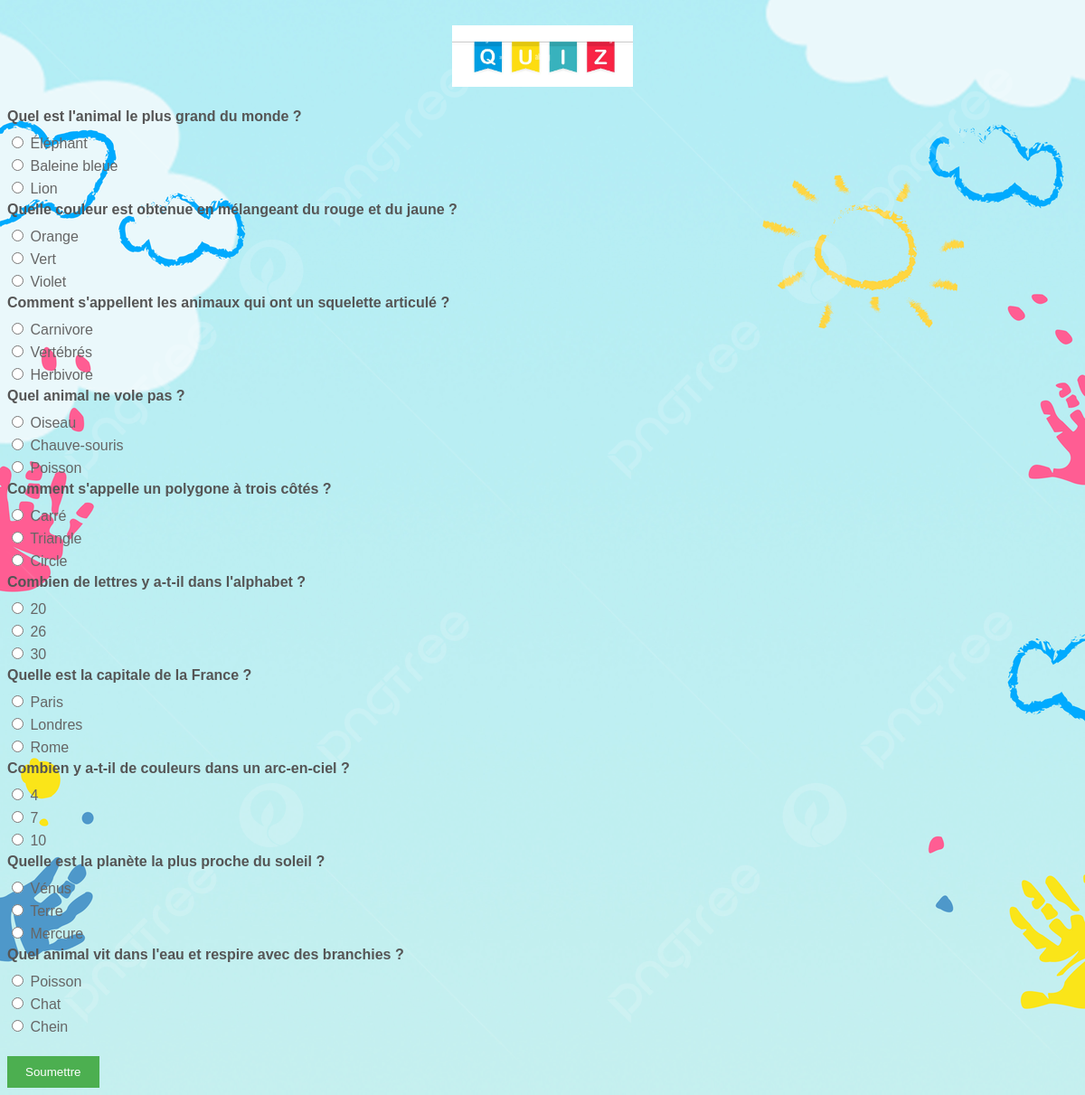
Screenshot of /quiz.php with the database file from the repository.
### tables this page shows
CREATE TABLE `questions` (
  `id` int(11) NOT NULL,
  `question` varchar(255) DEFAULT NULL
);

CREATE TABLE `reponses` (
  `id` int(11) NOT NULL,
  `question_id` int(11) DEFAULT NULL,
  `reponse` varchar(255) DEFAULT NULL,
  `correcte` tinyint(1) DEFAULT NULL
);

### quiz.php (the view, shortened to what this page needs)
<?php
$servername = "localhost";
$username = "root";
$password = "";
$dbname = "sign_in";
$conn = new mysqli($servername, $username, $password, $dbname);
$sql = "SELECT * FROM questions";
$result = $conn->query($sql);
$quiz = array();
if ($result->num_rows > 0) {
    while ($row = $result->fetch_assoc()) {
        $question = array(
            "id" => $row["id"],
            "question" => $row["question"],
            "reponses" => array()
        );
        $questionId = $row["id"];
        $sql = "SELECT * FROM reponses WHERE question_id = $questionId";
        $responseResult = $conn->query($sql);
        if ($responseResult->num_rows > 0) {
            while ($responseRow = $responseResult->fetch_assoc()) {
                $response = array(
                    "id" => $responseRow["id"],
                    "reponse" => $responseRow["reponse"],
                    "correcte" => $responseRow["correcte"]
                );
                $question["reponses"][] = $response;
            }
        }
        $quiz[] = $question;
    }
}
?>
<!DOCTYPE html>
<html>
<head>
</head>
<body>
    <div class="title">
        <img src="image/image-222.jpg" alt="Logo de la Page">
    </div>
    <?php if (empty($_POST)) { ?>
        <form method="post" action="<?php echo $_SERVER['PHP_SELF']; ?>">
            <?php foreach ($quiz as $question) { ?>
                <div class="question"><?php echo $question["question"]; ?></div>
                <?php foreach ($question["reponses"] as $response) { ?>
                    <div class="reponse">
                        <input type="radio" name="question_<?php echo $question["id"]; ?>" value="<?php echo $response["id"]; ?>">
                        <?php echo $response["reponse"]; ?>
                    </div>
                <?php } ?>
            <?php } ?>
            <br>
            <input type="submit" value="Soumettre">
        </form>
    <?php } else { ?>
        <h2>Votre score : <?php echo $score; ?>/<?php echo count($quiz); ?></h2>
    <?php } ?>
</body>
</html

### quiz.php (style rules this page uses)
body { background-image: url('image/aaa.jpg'); background-size: cover; background-repeat: no-repeat; font-family: Arial, sans-serif; }
.title { text-align: center; padding: 20px; }
.title img { width: 200px; height: auto; }
.question { font-weight: bold; margin-bottom: 10px; color: #555555; }
.reponse { margin-bottom: 5px; color: #666666; }
input[type="submit"] { background-color: #4caf50; color: #ffffff; padding: 10px 20px; border: none; cursor: pointer; }

### rows the page displays
questions: question "Quel est l'animal le plus grand du monde ?"
reponses: reponse "Éléphant"
reponses: reponse "Baleine bleue"
reponses: reponse "Lion"
questions: question "Quelle couleur est obtenue en mélangeant du rouge et du jaune ?"
reponses: reponse "Orange"
reponses: reponse "Vert"
reponses: reponse "Violet"
questions: question "Comment s'appellent les animaux qui ont un squelette articulé ?"
reponses: reponse "Carnivore"
reponses: reponse "Vertébrés"
reponses: reponse "Herbivore"
questions: question "Quel animal ne vole pas ?"
reponses: reponse "Oiseau"
reponses: reponse "Chauve-souris"
reponses: reponse "Poisson"
questions: question "Comment s'appelle un polygone à trois côtés ?"
reponses: reponse "Carré"
reponses: reponse "Triangle"
reponses: reponse "Circle"
questions: question "Combien de lettres y a-t-il dans l'alphabet ?"
reponses: reponse "20"
reponses: reponse "26"
reponses: reponse "30"
questions: question "Quelle est la capitale de la France ?"
reponses: reponse "Paris"
reponses: reponse "Londres"
reponses: reponse "Rome"
questions: question "Combien y a-t-il de couleurs dans un arc-en-ciel ?"
reponses: reponse "4"
reponses: reponse "7"
reponses: reponse "10"
questions: question "Quelle est la planète la plus proche du soleil ?"
reponses: reponse "Vénus"
reponses: reponse "Terre"
reponses: reponse "Mercure"
questions: question "Quel animal vit dans l'eau et respire avec des branchies ?"
reponses: reponse "Poisson"
reponses: reponse "Chat"
reponses: reponse "Chein"
